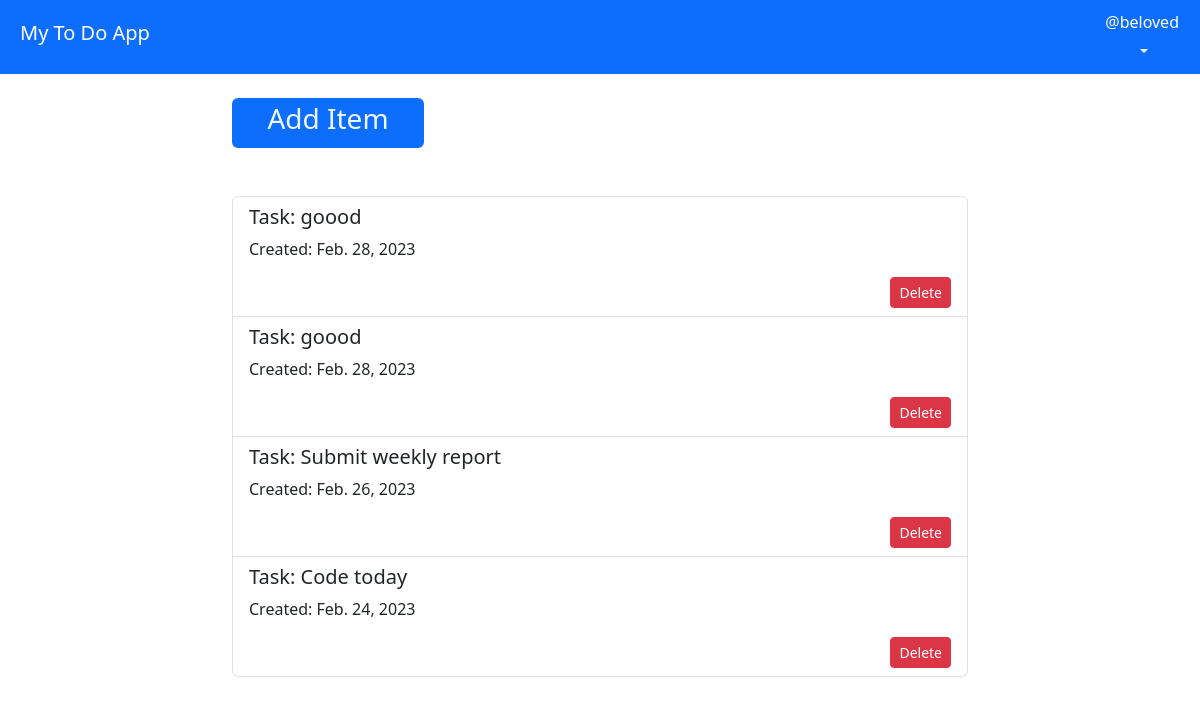
Page / (signed in) on the earlier database version.
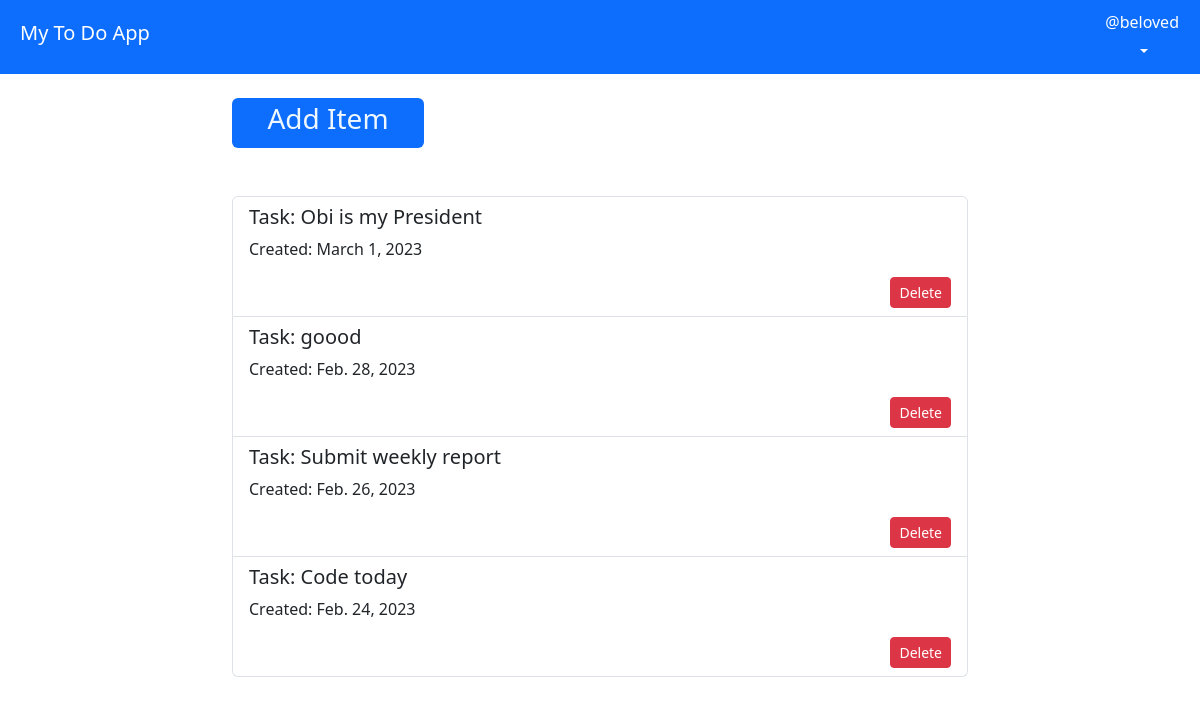
Same page on the later database version.
### todoapp/models.py (models this page shows, shortened)
class Todo(models.Model):
    title=models.CharField(max_length=100)
    date=models.DateTimeField()
    created_by = models.ForeignKey(User,on_delete=models.CASCADE, null=True, blank=True)
    class Meta:
        ordering=['-date']

### todoapp/views.py (the view)
# urls.py: 2. Add a URL to urlpatterns:  path('', views.home, name='home')
@login_required(login_url='login')
def home(request):
    todo = Todo.objects.filter(created_by=request.user)[0:5]
    context={'todo':todo}
    return render(request, 'home.html', context)

### templates/home.html
{% extends 'base.html' %} {% block content %}
<div class="container">
  <div class="row mb-4 mt-4">
    <div class="mx-auto col-10 col-md-8 col-lg-8">
      <div class="col">
        <div class="badge bg-primary text-wrap" style="width: 12rem">
          <a href="{% url 'create' %}"
            ><h3 style="color: aliceblue">Add Item</h3></a
          >
        </div>
      </div>
      <div class="row mt-4">
        <div class="col mt-4">
          <ul class="list-group">
            {% for item in todo %}
            <li class="list-group-item">
              <h5>Task: {{item.title}}</h5>
              <p>Created: {{item.date|date}}</p>
              <form action="{% url 'delete' pk=item.id %}" method="POST">
                <button type="submit" class="btn btn-sm btn-danger float-end">
                  Delete
                </button>
              </form>
            </li>
            {% endfor %}
          </ul>
        </div>
      </div>
    </div>
  </div>
</div>
{% endblock %}

Differences in the rows shown:
removed Todo: title "goood", date "Feb. 28, 2023"
added Todo: title "Obi is my President", date "March 1, 2023"
